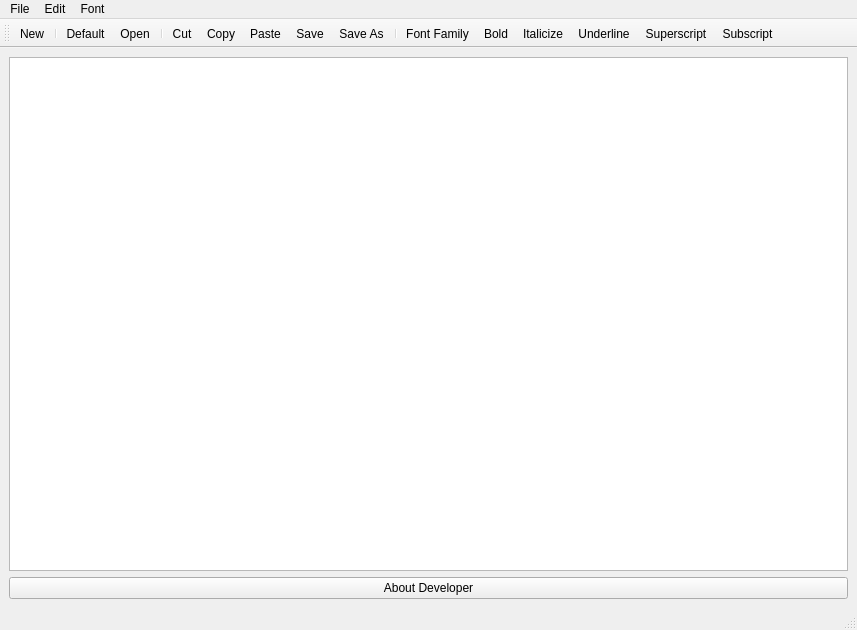
<?xml version="1.0" encoding="UTF-8"?>
<ui version="4.0">
 <class>MainWindow</class>
 <widget class="QMainWindow" name="MainWindow">
  <property name="geometry">
   <rect>
    <x>0</x>
    <y>0</y>
    <width>857</width>
    <height>630</height>
   </rect>
  </property>
  <property name="windowTitle">
   <string>MainWindow</string>
  </property>
  <widget class="QWidget" name="centralwidget">
   <layout class="QGridLayout" name="gridLayout">
    <item row="0" column="0">
     <widget class="QPlainTextEdit" name="plainTextEdit"/>
    </item>
    <item row="1" column="0">
     <widget class="QPushButton" name="pushButton">
      <property name="styleSheet">
       <string notr="true"/>
      </property>
      <property name="text">
       <string>About Developer</string>
      </property>
     </widget>
    </item>
   </layout>
  </widget>
  <widget class="QMenuBar" name="menubar">
   <property name="geometry">
    <rect>
     <x>0</x>
     <y>0</y>
     <width>857</width>
     <height>25</height>
    </rect>
   </property>
   <widget class="QMenu" name="menuFile">
    <property name="title">
     <string>File</string>
    </property>
    <addaction name="actionNew"/>
    <addaction name="actionOpen"/>
    <addaction name="actionSave"/>
    <addaction name="actionSave_As"/>
    <addaction name="separator"/>
    <addaction name="actionDefault"/>
   </widget>
   <widget class="QMenu" name="menuEdit">
    <property name="title">
     <string>Edit</string>
    </property>
    <addaction name="actionCut"/>
    <addaction name="actionPaste"/>
    <addaction name="actionCopy"/>
    <addaction name="separator"/>
    <addaction name="actionUndo"/>
    <addaction name="actionRedo"/>
   </widget>
   <widget class="QMenu" name="menuFont">
    <property name="title">
     <string>Font</string>
    </property>
    <addaction name="actionBold"/>
    <addaction name="actionItalicize"/>
    <addaction name="actionUnderline"/>
    <addaction name="actionFont_Family"/>
    <addaction name="actionSuperscript"/>
    <addaction name="actionSubscript"/>
   </widget>
   <addaction name="menuFile"/>
   <addaction name="menuEdit"/>
   <addaction name="menuFont"/>
  </widget>
  <widget class="QStatusBar" name="statusbar"/>
  <widget class="QToolBar" name="toolBar">
   <property name="windowTitle">
    <string>toolBar</string>
   </property>
   <attribute name="toolBarArea">
    <enum>TopToolBarArea</enum>
   </attribute>
   <attribute name="toolBarBreak">
    <bool>false</bool>
   </attribute>
   <addaction name="actionNew"/>
   <addaction name="separator"/>
   <addaction name="actionDefault"/>
   <addaction name="actionOpen"/>
   <addaction name="separator"/>
   <addaction name="actionCut"/>
   <addaction name="actionCopy"/>
   <addaction name="actionPaste"/>
   <addaction name="actionSave"/>
   <addaction name="actionSave_As"/>
   <addaction name="separator"/>
   <addaction name="actionFont_Family"/>
   <addaction name="actionBold"/>
   <addaction name="actionItalicize"/>
   <addaction name="actionUnderline"/>
   <addaction name="actionSuperscript"/>
   <addaction name="actionSubscript"/>
  </widget>
  <action name="actionNew">
   <property name="icon">
    <iconset resource="AppResources.qrc">
     <normaloff>:/Images/new-document.png</normaloff>:/Images/new-document.png</iconset>
   </property>
   <property name="text">
    <string>New</string>
   </property>
  </action>
  <action name="actionOpen">
   <property name="icon">
    <iconset resource="AppResources.qrc">
     <normaloff>:/Images/icons8-opened-folder-48.png</normaloff>:/Images/icons8-opened-folder-48.png</iconset>
   </property>
   <property name="text">
    <string>Open</string>
   </property>
  </action>
  <action name="actionSave">
   <property name="icon">
    <iconset resource="AppResources.qrc">
     <normaloff>:/Images/diskette.png</normaloff>:/Images/diskette.png</iconset>
   </property>
   <property name="text">
    <string>Save</string>
   </property>
  </action>
  <action name="actionSave_As">
   <property name="icon">
    <iconset resource="AppResources.qrc">
     <normaloff>:/Images/icons8-save-as-64.png</normaloff>:/Images/icons8-save-as-64.png</iconset>
   </property>
   <property name="text">
    <string>Save As</string>
   </property>
  </action>
  <action name="actionDefault">
   <property name="icon">
    <iconset resource="AppResources.qrc">
     <normaloff>:/Images/template.png</normaloff>:/Images/template.png</iconset>
   </property>
   <property name="text">
    <string>Default</string>
   </property>
  </action>
  <action name="actionCut">
   <property name="icon">
    <iconset resource="AppResources.qrc">
     <normaloff>:/Images/cut.png</normaloff>:/Images/cut.png</iconset>
   </property>
   <property name="text">
    <string>Cut</string>
   </property>
  </action>
  <action name="actionCopy">
   <property name="icon">
    <iconset resource="AppResources.qrc">
     <normaloff>:/Images/files.png</normaloff>:/Images/files.png</iconset>
   </property>
   <property name="text">
    <string>Copy</string>
   </property>
  </action>
  <action name="actionUndo">
   <property name="icon">
    <iconset resource="AppResources.qrc">
     <normaloff>:/Images/undo-circular-arrow.png</normaloff>:/Images/undo-circular-arrow.png</iconset>
   </property>
   <property name="text">
    <string>Undo</string>
   </property>
  </action>
  <action name="actionRedo">
   <property name="icon">
    <iconset resource="AppResources.qrc">
     <normaloff>:/Images/redo-arrow-symbol.png</normaloff>:/Images/redo-arrow-symbol.png</iconset>
   </property>
   <property name="text">
    <string>Redo</string>
   </property>
  </action>
  <action name="actionPaste">
   <property name="icon">
    <iconset resource="AppResources.qrc">
     <normaloff>:/Images/paste (1).png</normaloff>:/Images/paste (1).png</iconset>
   </property>
   <property name="text">
    <string>Paste</string>
   </property>
  </action>
  <action name="actionBold">
   <property name="icon">
    <iconset resource="AppResources.qrc">
     <normaloff>:/Images/icons8-bold-50.png</normaloff>:/Images/icons8-bold-50.png</iconset>
   </property>
   <property name="text">
    <string>Bold</string>
   </property>
  </action>
  <action name="actionItalicize">
   <property name="icon">
    <iconset resource="AppResources.qrc">
     <normaloff>:/Images/icons8-formatting-32.png</normaloff>:/Images/icons8-formatting-32.png</iconset>
   </property>
   <property name="text">
    <string>Italicize</string>
   </property>
  </action>
  <action name="actionUnderline">
   <property name="icon">
    <iconset resource="AppResources.qrc">
     <normaloff>:/Images/icons8-underline-50.png</normaloff>:/Images/icons8-underline-50.png</iconset>
   </property>
   <property name="text">
    <string>Underline</string>
   </property>
  </action>
  <action name="actionFont_Family">
   <property name="icon">
    <iconset resource="AppResources.qrc">
     <normaloff>:/Images/icons8-font-64.png</normaloff>:/Images/icons8-font-64.png</iconset>
   </property>
   <property name="text">
    <string>Font Family</string>
   </property>
  </action>
  <action name="actionSuperscript">
   <property name="icon">
    <iconset resource="AppResources.qrc">
     <normaloff>:/Images/icons8-superscript-100.png</normaloff>:/Images/icons8-superscript-100.png</iconset>
   </property>
   <property name="text">
    <string>Superscript</string>
   </property>
   <property name="shortcut">
    <string>Up</string>
   </property>
  </action>
  <action name="actionSubscript">
   <property name="icon">
    <iconset resource="AppResources.qrc">
     <normaloff>:/Images/icons8-subscript-48.png</normaloff>:/Images/icons8-subscript-48.png</iconset>
   </property>
   <property name="text">
    <string>Subscript</string>
   </property>
   <property name="shortcut">
    <string>Down</string>
   </property>
  </action>
 </widget>
 <resources>
  <include location="AppResources.qrc"/>
 </resources>
 <connections/>
</ui>
